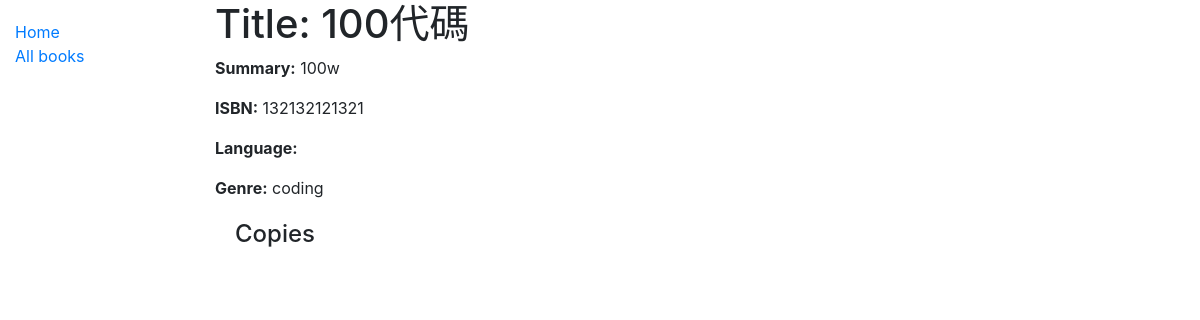
The page /catalog/book/1 on the database as committed earlier.
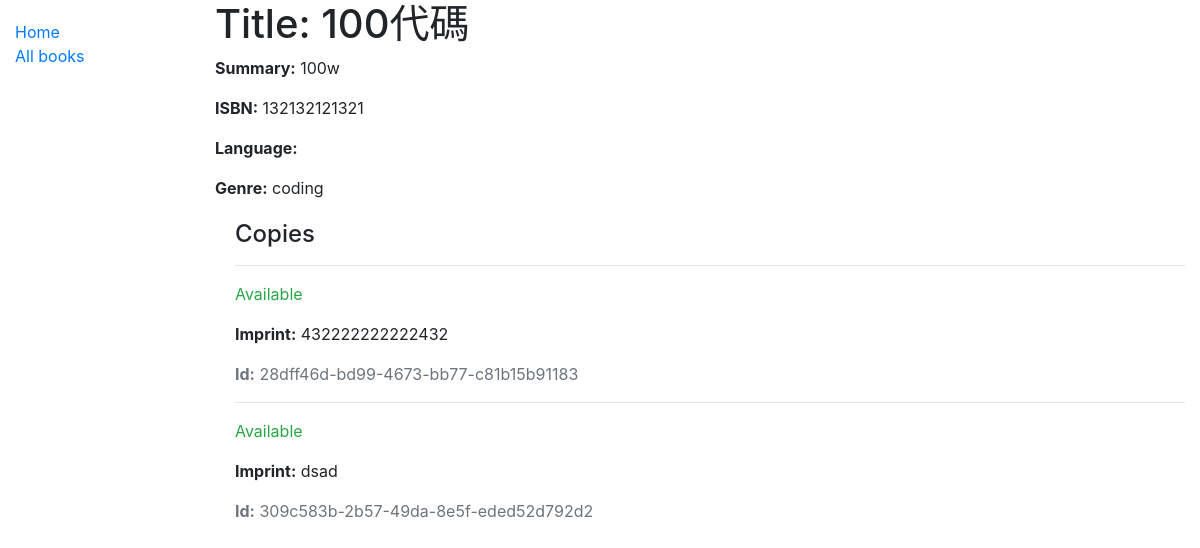
The same page on the database as committed later.
### catalog/models.py (models this page shows, shortened)
class Book(models.Model):
    title = models.CharField(max_length=200)
    author = models.ForeignKey('Author', on_delete=models.SET_NULL, null=True)
    summary = models.TextField(max_length=1000, help_text='Enter a brief description of the book')
    isbn = models.CharField('ISBN', max_length=13, help_text='13 Character <a href="https://www.isbn-international.org/content/what-isbn">ISBN number</a>')
    genre = models.ManyToManyField(Genre, help_text='Select a genre for this book')

class Genre(models.Model):
    name = models.CharField(max_length=200, help_text='Enter a book genre (e.g. Science Fiction)')
    def __str__(self):
        return self.name

class BookInstance(models.Model):
    id = models.UUIDField(primary_key=True, default=uuid.uuid4, help_text='Unique ID for this particular book across whole library')
    book = models.ForeignKey('Book', on_delete=models.SET_NULL, null=True)
    imprint = models.CharField(max_length=200)
    due_back = models.DateField(null=True, blank=True)
    LOAN_STATUS = (
        ('m', 'Maintenance'),
        ('o', 'On loan'),
        ('a', 'Available'),
        ('r', 'Reserved'),
    )
    status = models.CharField(
        max_length=1,
        choices=LOAN_STATUS,
        blank=True,
        default='m',
        help_text='Book availability',
    )
    class Meta:
        ordering = ['due_back']

### catalog/views.py (the view)
# urls.py: path('book/<int:pk>', views.BookDetailView.as_view(), name='book-detail'),
class BookDetailView(DetailView):
    model = Book

### catalog/templates/catalog/book_detail.html (shortened to what this page needs)
{% extends "base_generic.html" %}
{% block content %}
<h1>Title: {{ book.title }}</h1>
<p><strong>Summary:</strong> {{ book.summary }}</p>
<p><strong>ISBN:</strong> {{ book.isbn }}</p>
<p><strong>Language:</strong> {{ book.language }}</p>
<p><strong>Genre:</strong> {{ book.genre.all|join:", " }}</p>
<div style="margin-left:20px;margin-top:20px">
<h4>Copies</h4>
{% for copy in book.bookinstance_set.all %}
<hr>
<p class="{% if copy.status == 'a' %}text-success{% elif copy.status == 'd' %}text-danger{% else %}text-warning{% endif %}">{{ copy.get_status_display }}</p>
<p><strong>Imprint:</strong> {{copy.imprint}}</p>
<p class="text-muted"><strong>Id:</strong> {{copy.id}}</p>
{% endfor %}
</div>
{% endblock %}

### catalog/templates/base_generic.html (shortened to what this page needs)
<!DOCTYPE html>
<html lang="en">
<head>
  <link rel="stylesheet" href="https://stackpath.bootstrapcdn.com/bootstrap/4.1.3/css/bootstrap.min.css">
  {% load static %}
  <link rel="stylesheet" href="{% static 'css/styles.css' %}">
</head>
<body>
<div class="container-fluid">
<div class="row">
  <div class="col-sm-2">
  {% block sidebar %}
  <ul class="sidebar-nav">
    <li><a href="{% url 'index' %}">Home</a></li>
  <li><a href="{% url 'books' %}">All books</a></li>
  </ul>
{% endblock %}
  </div>
  <div class="col-sm-10 ">
  {% block content %}{% endblock %}
  </div>
</div>
</div>
</body>
</html>

### catalog/static/css/styles.css (style rules this page uses)
.sidebar-nav { margin-top: 20px; padding: 0; list-style: none; }

Rows that differ between the two databases and show on the page:
added BookInstance: status "Available", imprint "432222222222432", id "28dff46d-bd99-4673-bb77-c81b15b91183"
added BookInstance: status "Available", imprint "dsad", id "309c583b-2b57-49da-8e5f-eded52d792d2"
